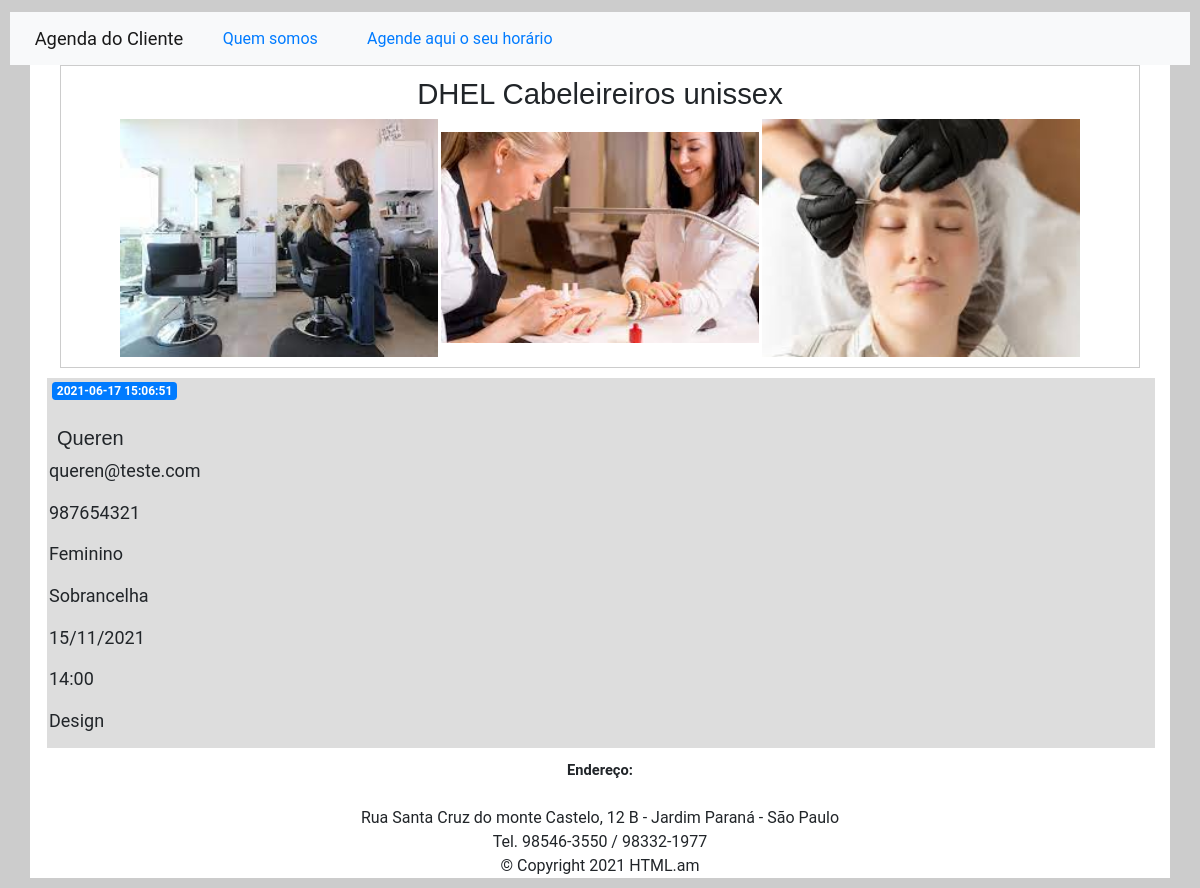
/2, run on the app's committed database.
### app.py (models this page shows)
class Posts(db.Model):
   id = db.Column(db.Integer, primary_key=True)
   created = db.Column(db.DateTime, default=datetime.datetime.utcnow)
   title = db.Column(db.String(80), nullable=False)
   email = db.Column(db.String(80), nullable=False)
   telefone = db.Column(db.String(80), nullable=False)
   sexo = db.Column(db.String(10), nullable=False)
   servico = db.Column(db.String(20), nullable=False)
   data = db.Column(db.String(20), nullable=False)
   horario = db.Column(db.String(20), nullable=False)
   content = db.Column(db.String(200), nullable=False)

### app.py (the view)
@app.route('/<int:post_id>')
def post(post_id):
    post = get_post(post_id)
    return render_template('post.html', post=post)

### app.py (called while the page is built)
def get_post(post_id):
   post = Posts.query.filter_by(id=post_id).first()
   if post is None:
      abort(404)
   return post

### templates/post.html (shortened to what this page needs)
{% extends 'base.html' %}
{% block content %}
<link rel="stylesheet" href="https://stackpath.bootstrapcdn.com/bootstrap/4.3.1/css/bootstrap.min.css">
<head>
</head>
<body>
 <link rel="stylesheet" href="static/css/estilo.css">
    <div class="container">
         <figure>
               <figcaption>
                        <h1>DHEL Cabeleireiros unissex</h1>
                    </figcaption>
         <img id="baixados" src="../static/imagens/baixados.jpg">
         <img id="unha" src="../static/imagens/unha.jpg">
         <img id="sobc" src="../static/imagens/sobc.jpg">
        </figure>
    </div>
        <form method="post">
         <span class="badge badge-primary">{{ post['created'] }}</span>
            <br><br>
        <h2>{% block title %} {{ post['title'] }} {% endblock %}</h2>
        <p>{% block email %} {{ post['email'] }} {% endblock %}</p>
        <p>{% block telefone %} {{ post['telefone'] }} {% endblock %}</p>
         <p>{% block sexo %} {{ post['sexo'] }} {% endblock %}</p>
        <p>{% block servico %} {{ post['servico'] }} {% endblock %}</p>
         <p>{% block data %} {{ post['data'] }} {% endblock %}</p>
        <p>{% block horario %} {{ post['horario'] }} {% endblock %}</p>
        <p>{{ post['content'] }}</p>
        </form>
<footer>
            <strong>Endereço:</strong><br><br>Rua Santa Cruz do monte Castelo, 12 B - Jardim Paraná - São Paulo<br>Tel.
            98546-3550 / 98332-1977<br>
     &copy; Copyright 2021 HTML.am
 </footer>
</body>
{% endblock %}

### static/css/estilo.css (style rules this page uses)
* { margin: 0px; padding: 0px; font-family: 'Roboto', sans-serif; font-size: 11pt; }
body { background-color: #ccc; width: 100%; height: auto; margin: auto; margin-top: 2px; padding: 10px; }
div { background-color: #fff; margin-top: 10px; width: 100%; height: auto; font-size: 15pt; margin-left: 2px; }
footer { margin-top: 10px; background-color: #fff; width: 100%; float: left; height: 120px; text-align: center; clear: both; font-size: 12pt; justify-content: space-between; }
.container { background-color: #fff; width: 2000; height: auto; margin: auto; display: flex; justify-content: space-between; flex-wrap: wrap; }
figure { width: 100%; height: auto; text-align: center; border: 1px solid #ccc; padding: 10px; margin-bottom: 10px; }
img { width: 30%; height: auto; }
form { background-color: #ddd; width: 100%; height: auto; font-family: Arial; font-size: 12pt; margin-left: 2px; margin-right: auto; }
h1 { font-family: Arial; font-size: 22pt; text-align: center; }
h2 { background-color: #ddd; font-family: Arial; font-size: 15pt; margin-left: 10px; margin-right: auto; }
span { margin-left: 5px; font-size: 10pt; }
p { margin-left: 2px; font-size: 18px; }

### data on the page
Posts: created "2021-06-17 15:06:51", title "Queren", email "queren@teste.com", telefone "987654321", sexo "Feminino", servico "Sobrancelha", data "15/11/2021", horario "14:00", content "Design"
